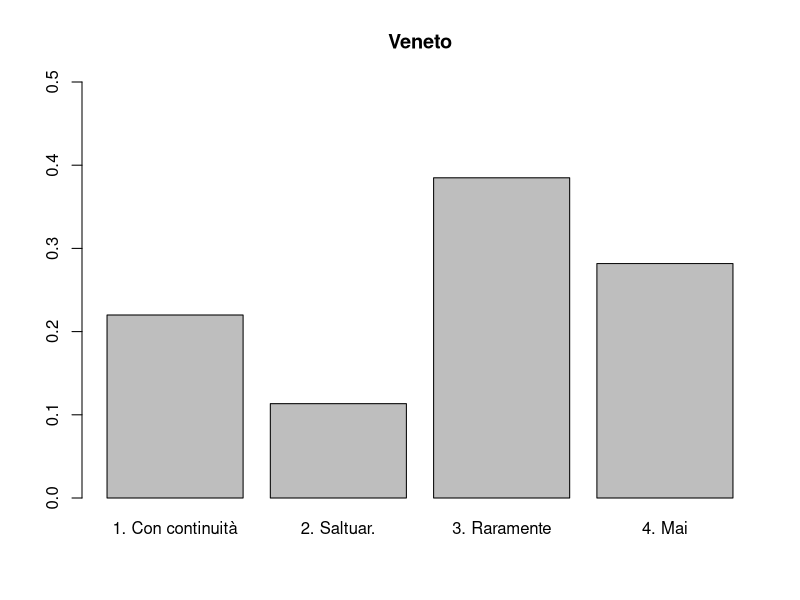
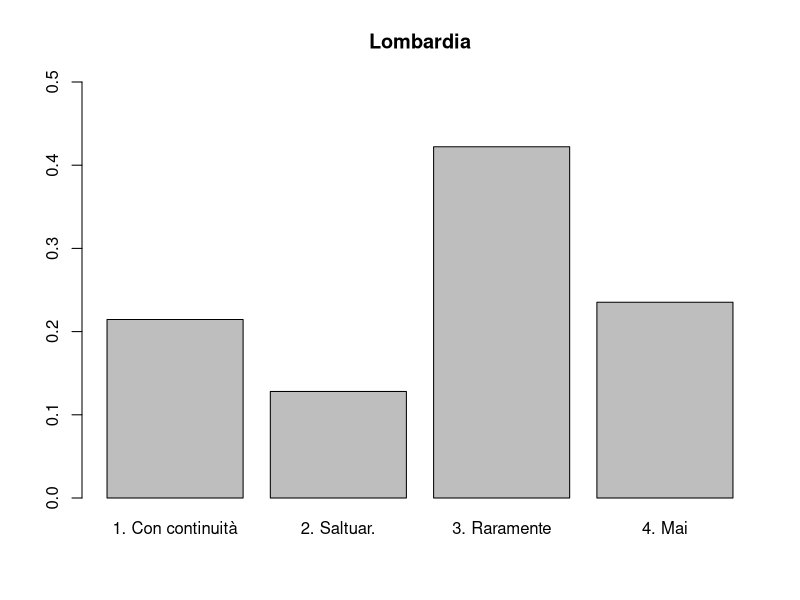
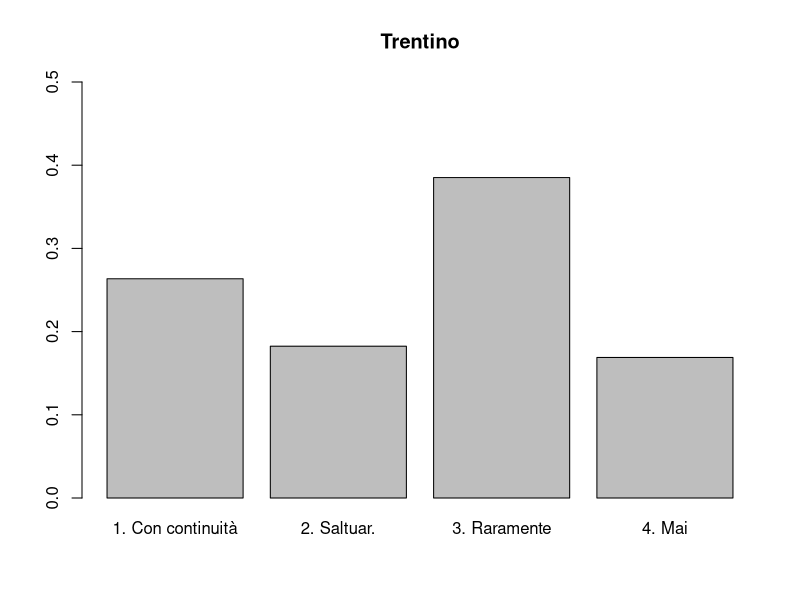

Write R code to recreate these figures, in order.
## ---- chunk 1
knitr::opts_chunk$set(echo = FALSE, fig.align = "center")
## ---- chunk 2

veneto = c(rep("1. Con continuità",64), rep("2. Saltuar.",33), rep("3. Raramente",112), rep("4. Mai",82))
lombardia = c(rep("1. Con continuità",62), rep("2. Saltuar.",37), rep("3. Raramente",122), rep("4. Mai",68))
trentino = c(rep("1. Con continuità",78), rep("2. Saltuar.",54), rep("3. Raramente",114), rep("4. Mai",50))

barplot(table(veneto)/291, main = "Veneto", ylim = c(0,0.5))
barplot(table(lombardia)/289, main = "Lombardia", ylim = c(0,0.5))
barplot(table(trentino)/296, main = "Trentino", ylim = c(0,0.5))
